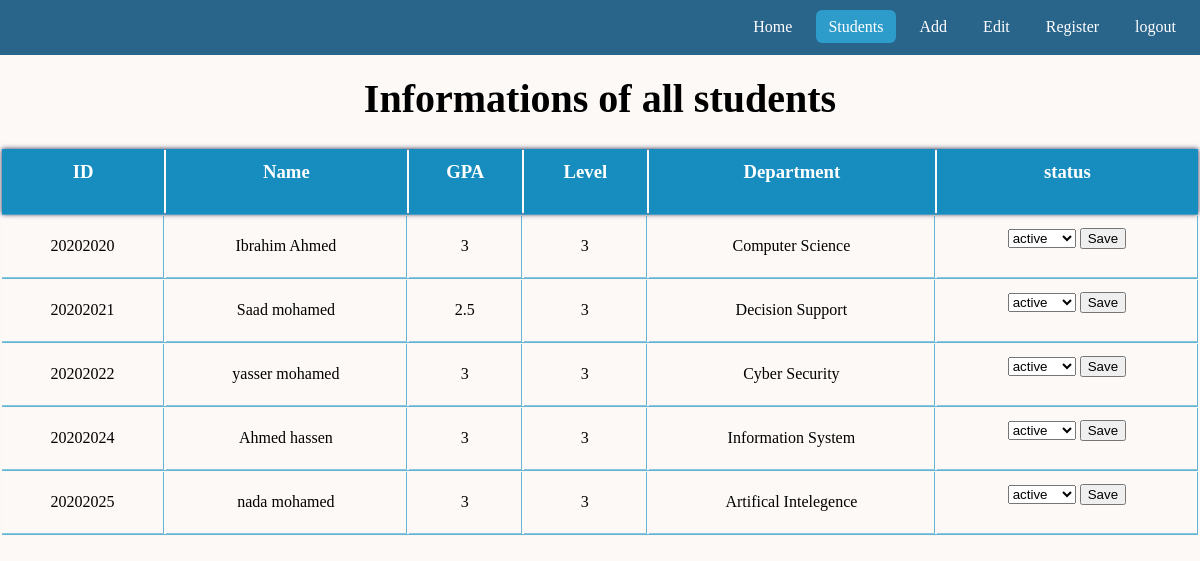
/view, run on the app's committed database.
### studentsite/models.py (models this page shows)
class Student_Data (models.Model):
    name = models.CharField(max_length=100)
    SI = models.CharField(max_length=10)
    GPA = models.CharField(max_length=5)
    gender = models.CharField(max_length=10)
    level = models.CharField(max_length=5)
    status = models.CharField(max_length=10)
    Email = models.CharField(max_length=30)
    mobile = models.CharField(max_length=20)
    DateOfBirth = models.DateField(
        auto_now_add=False, blank=False, null=False, auto_now=False)
    department = models.CharField(max_length=20, null=True)

### studentsite/views.py (the view)
# urls.py: path('view', views.view, name='view'),
def view(request):
    if request.method == 'POST':
        status = request.POST.get('status')
        id = request.POST.get('id')
        student = Student_Data.objects.get(SI=id)
        student.status = status
        student.save()
        data = Student_Data.objects.all()
        context = {
            "data": data,
        }
        return render(request, 'view page.html', context)
    elif request.method == 'GET':
        data = Student_Data.objects.all()
        context = {
            "data": data,
        }
        return render(request, 'view page.html', context)

### template/view page.html (shortened to what this page needs)
<html>
<header>
    {%load static%}
    <link rel="stylesheet" href="{%static 'CSS/nav.css'%}">
    <link rel="stylesheet" href="{%static 'CSS/view page.css'%}">
    <body>
        <nav>
            <ul>
                <li><a href="home">Home</a></li>
                <li class="active"><a href="view">Students</a></li>
                <li><a href="add">Add</a></li>
                <li><a href="search_edit">Edit</a></li>
                <li><a href="search">Register</a></li>
                <li><a href="login">logout</a></li>
            </ul>
        </nav>
        <center>
            <h2 id="header">Informations of all students</h2>
        </center>
        <table>
            <thead>
                <tr>
                    <th>
                        <h3>ID</h3>
                    </th>
                    <th>
                        <h3>Name</h3>
                    </th>
                    <th>
                        <h3>GPA</h3>
                    </th>
                    <th>
                        <h3>Level</h3>
                    </th>
                    <th>
                        <h3>Department</h3>
                    </th>
                    <th>
                        <h3>status</h3>
                    </th>
                </tr>
            </thead>
            <tbody>
                {% for x in data %}
                <tr>
                    <td>{{ x.SI }}</td>
                    <td>{{ x.name }}</td>
                    <td>{{ x.GPA }}</td>
                    <td>{{ x.level }}</td>
                    <td>{{ x.department }}</td>
                    <td>
                        <form action="view" method="POST">
                            {% if x.status == "active" %}
                            <select id="mySelect" name="status" >
                              <option selected>active</option>
                            </select>
                            {% else %}
                            <select id="mySelect" name="status">
                                <option>active</option>
                                <option selected>inactive</option>
                            </select>
                            {% endif %}
                            <button type="submit" onclick="myFunction()">Save</button>
                        </form>
                    </td>
                </tr>
                {% endfor %}
            </tbody>
        </table>
    </body>
</html>

### static/CSS/nav.css (style rules this page uses)
body { padding: 50px 0 0 0; margin: 0; font-family: 'calibri'; }
nav { background-color: #29648a; width: 100%; height: 55px; position: fixed; top: 0; z-index: 8; }
nav ul { display: flex; flex-direction: row; justify-content: flex-end; align-items: center; list-style-type: none; margin: 0; padding: 0; text-decoration: none; }
nav li { margin-top: 18px; }
nav li a { margin-right: 12px; display: inline; padding: 8px 12px; border-radius: 6px; color: #ffffff; text-decoration: none; transition: all 0.3s ease-out; }
nav ul .active a { background-color: #2e9cca; }

### static/CSS/view page.css (style rules this page uses)
#header { font-family: "callibri"; font-size: 40px; margin: 25px 45px ; }
table { width: 100%; }
th,td { text-align: center; padding: 12px; }
tr { box-shadow: 0 0.5px 0.5px 0 #2e9bcab9; }
td { border-right: 1px solid #2e9bcab9; border-bottom: 1px solid #2e9bca8f; }
thead { background-color:#178dbf; color:white; box-shadow: 0 0 5px #25274D; }
html { background-color: #fdf9f6; }

### data on the page
Student_Data: SI "20202020", name "Ibrahim Ahmed", GPA "3", level "3", department "Computer Science"
Student_Data: SI "20202021", name "Saad mohamed", GPA "2.5", level "3", department "Decision Support"
Student_Data: SI "20202022", name "yasser mohamed", GPA "3", level "3", department "Cyber Security"
Student_Data: SI "20202024", name "Ahmed hassen", GPA "3", level "3", department "Information System"
Student_Data: SI "20202025", name "nada mohamed", GPA "3", level "3", department "Artifical Intelegence"
